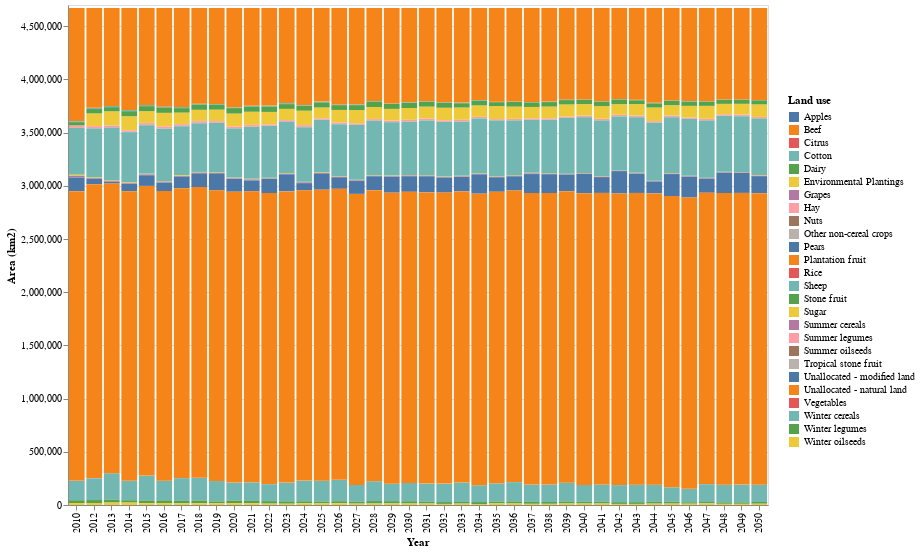

Notebook cell for this chart:
### Code cell
# HIDE CODE
lu_area = get_AREA_lu(crosstab_lu)
plot_area_lu(lu_area)

### Figure 1 — Vega-Lite specification as saved in the notebook (floating-point values rounded to 4 significant figures; data arrays with more than 128 entries replaced by an {"elided": "..."} marker saying what was removed)
{"config": {"view": {"continuousWidth": 300, "continuousHeight": 300}}, "data": {"name": "data-909483be36dad72791c4745a24b86c63"}, "mark": {"type": "bar"}, "encoding": {"color": {"field": "Land use", "legend": {"direction": "vertical", "legendX": 720, "legendY": 90, "orient": "none", "title": "Land use", "titleAnchor": "start"}, "title": "Land use", "type": "nominal"}, "tooltip": [{"field": "Year", "type": "quantitative"}, {"field": "Land use", "type": "nominal"}, {"field": "Area (km2)", "type": "quantitative"}], "x": {"field": "Year", "title": "Year", "type": "ordinal"}, "y": {"field": "Area (km2)", "scale": {"domain": [0, 4700000]}, "title": "Area (km2)", "type": "quantitative"}}, "height": 500, "width": 700, "$schema": "https://vega.github.io/schema/vega-lite/v5.15.1.json", "datasets": {"data-909483be36dad72791c4745a24b86c63": {"elided": "1040 records"}}}
